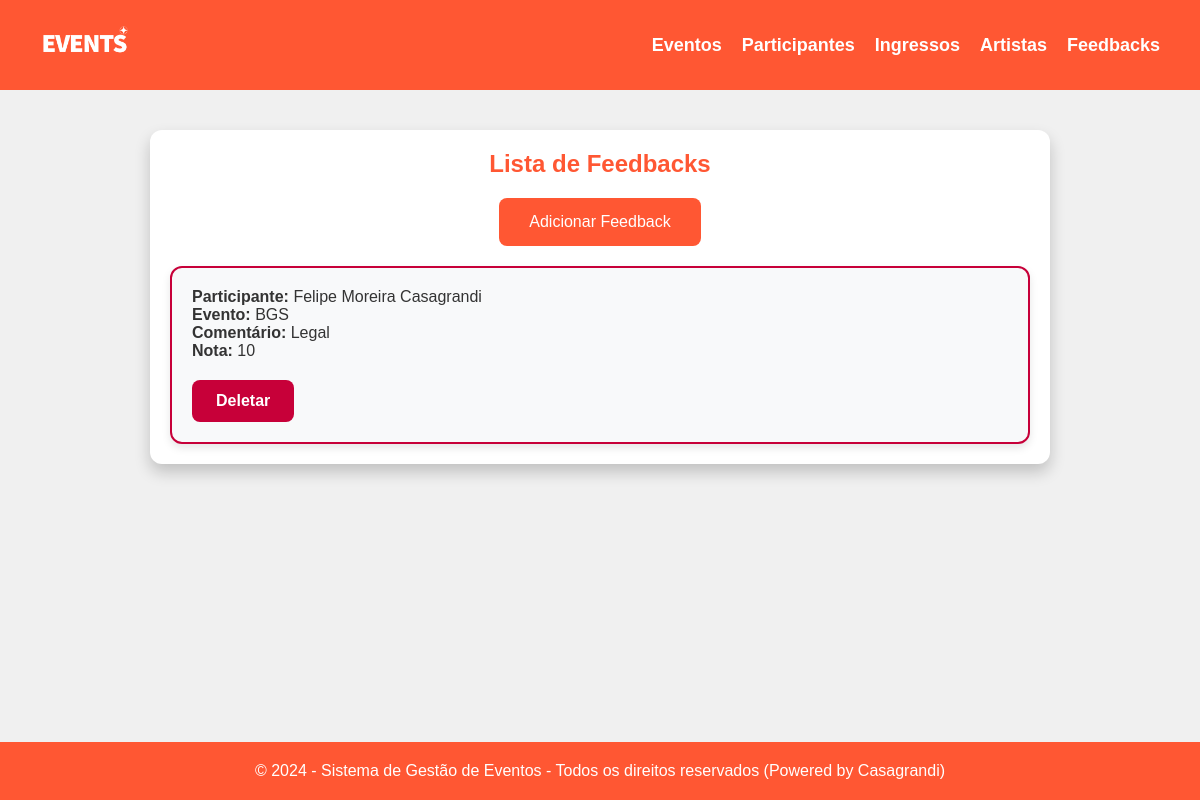
/feedbacks/, run on the app's committed database.
### core/models.py (models this page shows, shortened)
class Feedback(models.Model):
    participante = models.ForeignKey(Participante, on_delete=models.CASCADE)
    evento = models.ForeignKey(Evento, on_delete=models.CASCADE)
    artista = models.ForeignKey(Artista, on_delete=models.CASCADE)
    comentario = models.TextField()
    nota = models.IntegerField()

class Participante(models.Model):
    nome = models.CharField(max_length=100)
    email = models.EmailField(unique=True)

class Evento(models.Model):
    nome = models.CharField(max_length=100)
    local = models.CharField(max_length=150)
    data = models.DateTimeField()

### core/views.py (the view)
# urls.py: path('feedbacks/', views.listar_feedbacks, name='listar_feedbacks'),
def listar_feedbacks(request):
    feedbacks = Feedback.objects.all()
    return render(request, 'eventos/feedback_list.html', {'feedbacks': feedbacks})

### core/templates/eventos/feedback_list.html (shortened to what this page needs)
{% extends 'eventos/base.html' %}
{% block content %}
<h2>Lista de Feedbacks</h2>
<a href="{% url 'criar_feedback' %}" class="button-add">Adicionar Feedback</a>
<div class="card-container">
    {% for feedback in feedbacks %}
        <div class="card">
            <p><strong>Participante:</strong> {{ feedback.participante.nome }}</p>
            <p><strong>Evento:</strong> {{ feedback.evento.nome }}</p>
            <p><strong>Comentário:</strong> {{ feedback.comentario }}</p>
            <p><strong>Nota:</strong> {{ feedback.nota }}</p>
            <div class="actions">
                <a href="{% url 'deletar_feedback' feedback.id %}" class="button delete">Deletar</a>
            </div>
        </div>
    {% empty %}
        <p>Não há feedbacks cadastrados.</p>
    {% endfor %}
</div>
{% endblock %}

### core/static/core/css/style.css (style rules this page uses)
* { margin: 0; padding: 0; box-sizing: border-box; }
body { font-family: Arial, sans-serif; background-color: #f0f0f0; color: #333; min-height: 100vh; display: flex; flex-direction: column; }
h2 { margin-bottom: 20px; color: #ff5733; text-align: center; }
.button-add { display: block; width: fit-content; margin: 20px auto; padding: 15px 30px; background-color: #ff5733; color: #fff; border: none; border-radius: 8px; cursor: pointer; font-size: 16px; text-align: center; text-decoration: none; }
.card-container { display: grid; grid-template-columns: repeat(auto-fit, minmax(300px, 1fr)); gap: 20px; margin-top: 20px; }
.card { padding: 20px; background-color: #f8f9fa; border: 2px solid #c70039; border-radius: 12px; box-shadow: 0 4px 8px rgba(0, 0, 0, 0.1); }
.actions { margin-top: 20px; display: flex; justify-content: space-between; }
.button { padding: 12px 24px; color: #fff; background-color: #ff5733; border-radius: 8px; text-decoration: none; font-weight: bold; }
.button.delete { background-color: #c70039; }

### data on the page
Feedback: participante.nome "Felipe Moreira Casagrandi", evento.nome "BGS", comentario "Legal", nota "10"
